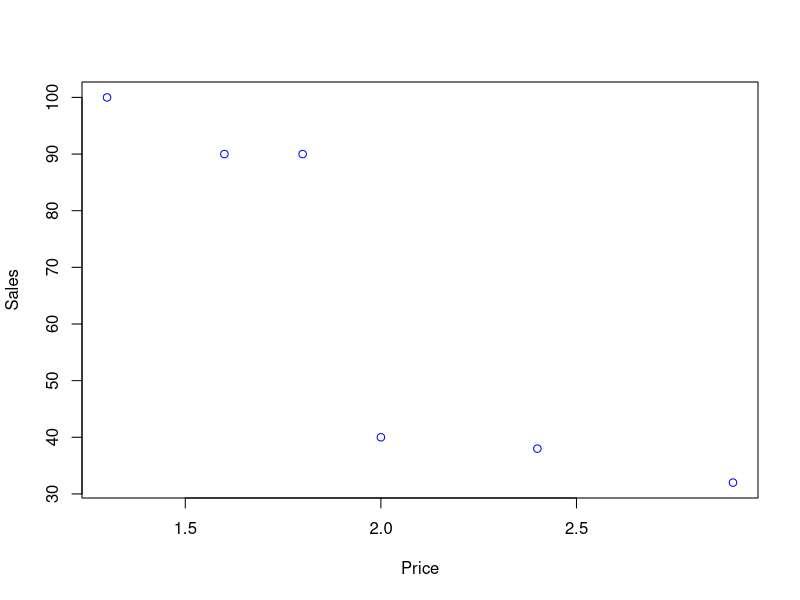
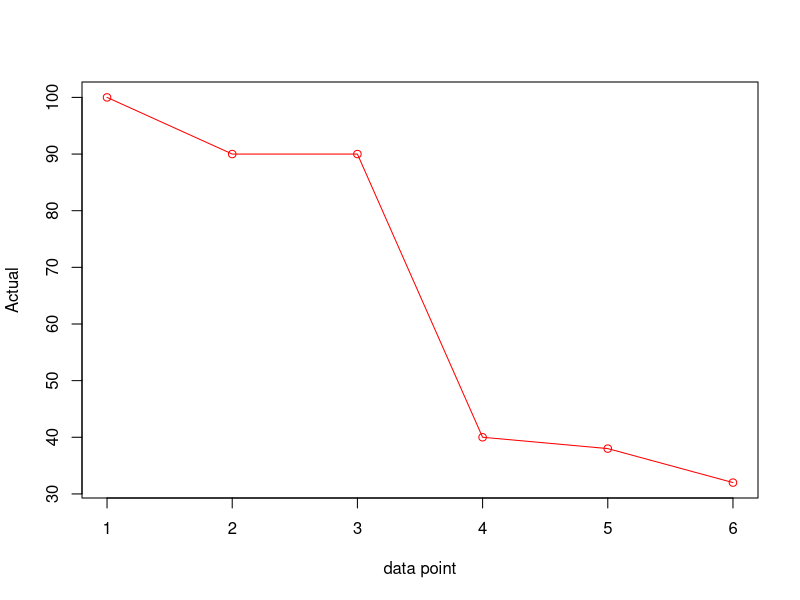
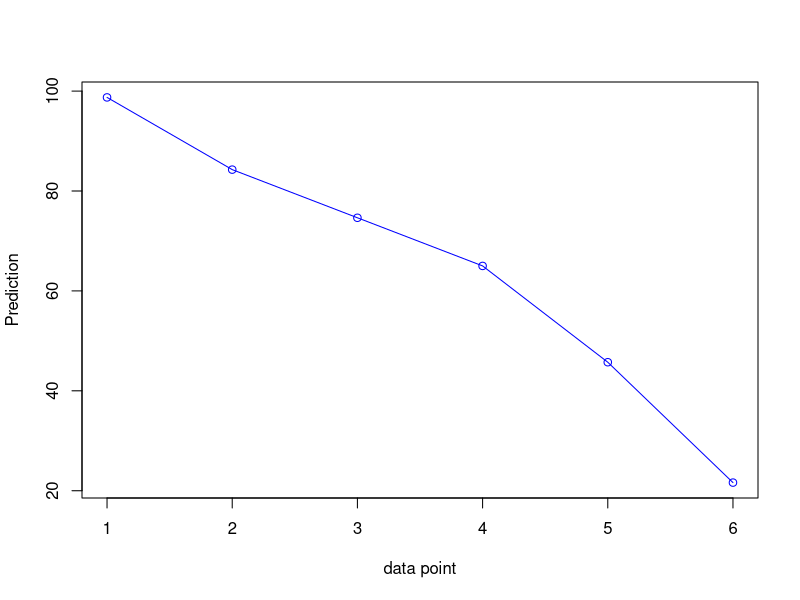

Recreate these plots in R, in order.
##Linear regression sample problem
##Candy problem: Video4 in Week2

###Study relation between Price and sales
###Sales is dependent variable

##Candy sales Data in six cities
City <- c("RF","HD","EW","PC","RE","SW")
Price <- c(1.3,1.6,1.8,2,2.4,2.9)
Sales <- c(100,90,90,40,38,32)
Candy <- data.frame(City,Price,Sales)
Candy

cor(Price,Sales)  ###Correlation is negative 0.8854044

SLM <- lm(Sales~Price)
SLM               ###slope is -48.19  and intercept is 161.39
summary(SLM)      ###All details of summary model
###From above intercept and slope values, for every 1% increase in price
##there will be 
##Residual standard error: 16.3 on 4 degrees of freedom
##Multiple R-squared:  0.7839,	Adjusted R-squared:  0.7299 
##F-statistic: 14.51 on 1 and 4 DF,  p-value: 0.01895
##Multiple RSq is PriceSumSq/TotalSumSq which is 3855.4/4918 equals 0.7839
##i.e. 78.39 % of total variation in sales is explained by price

plot(Price,Sales,col="Blue",abline(lm(Price~Sales),col="Red")) 
###No regression line coming up for the above model

##Study confidence interval forall parameters
confint(SLM,"Price")
##O/P is  below
##          2.5 %   97.5 %
##  Price   -83.31  -13.07

confint(SLM,"Sales")
##O/P is below
##         2.5 %       97.5 %
##Sales    NA           NA

###Check back tracking ability of the model
###Compare Prediction and Actual
Prediction = predict(SLM)
Actual = Sales
Backtrack = data.frame(Actual,Prediction)
Backtrack

plot(Actual,col="Red",xlab="data point")
lines(Actual,col="Red")
plot(Prediction,col="Blue",xlab="data point")
lines(Prediction,col="Blue")

Candy1=data.frame(Price=3)
predict(SLM,Candy1,interval="confidence")

  
  